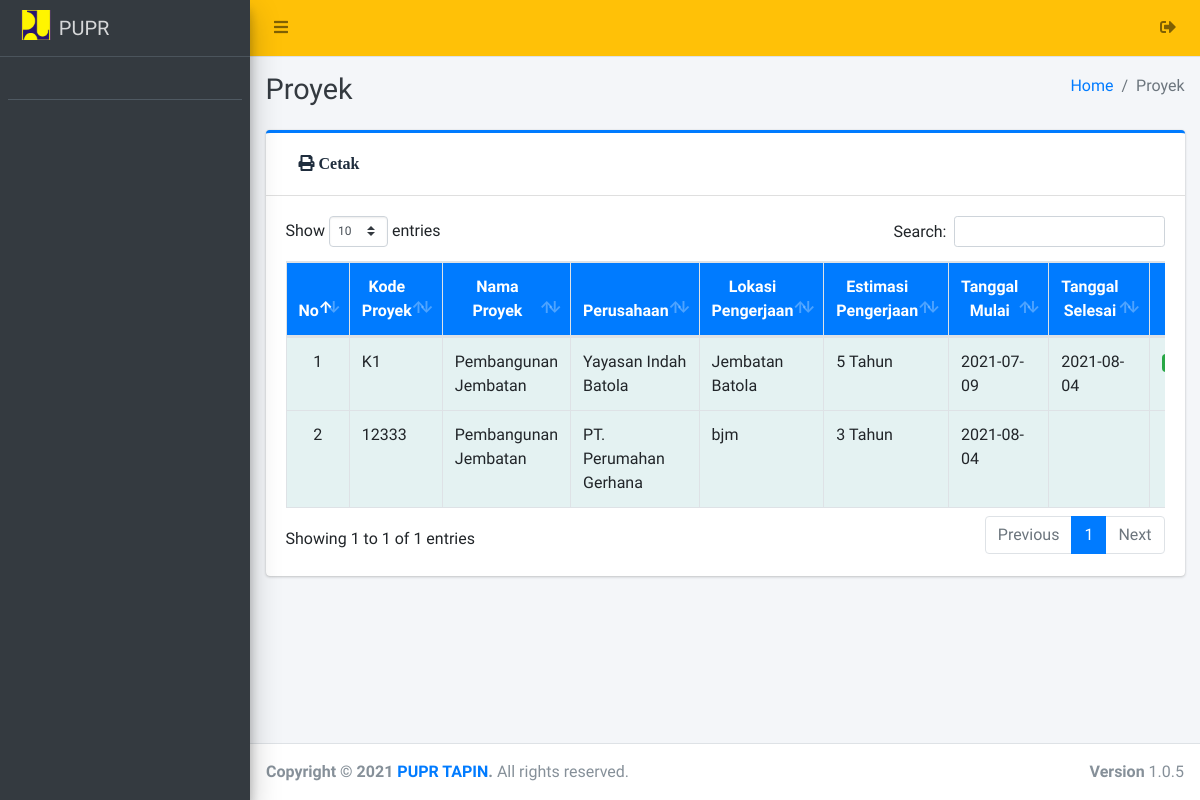
The app's page /user/proyekdijalankan/index.php, older data.
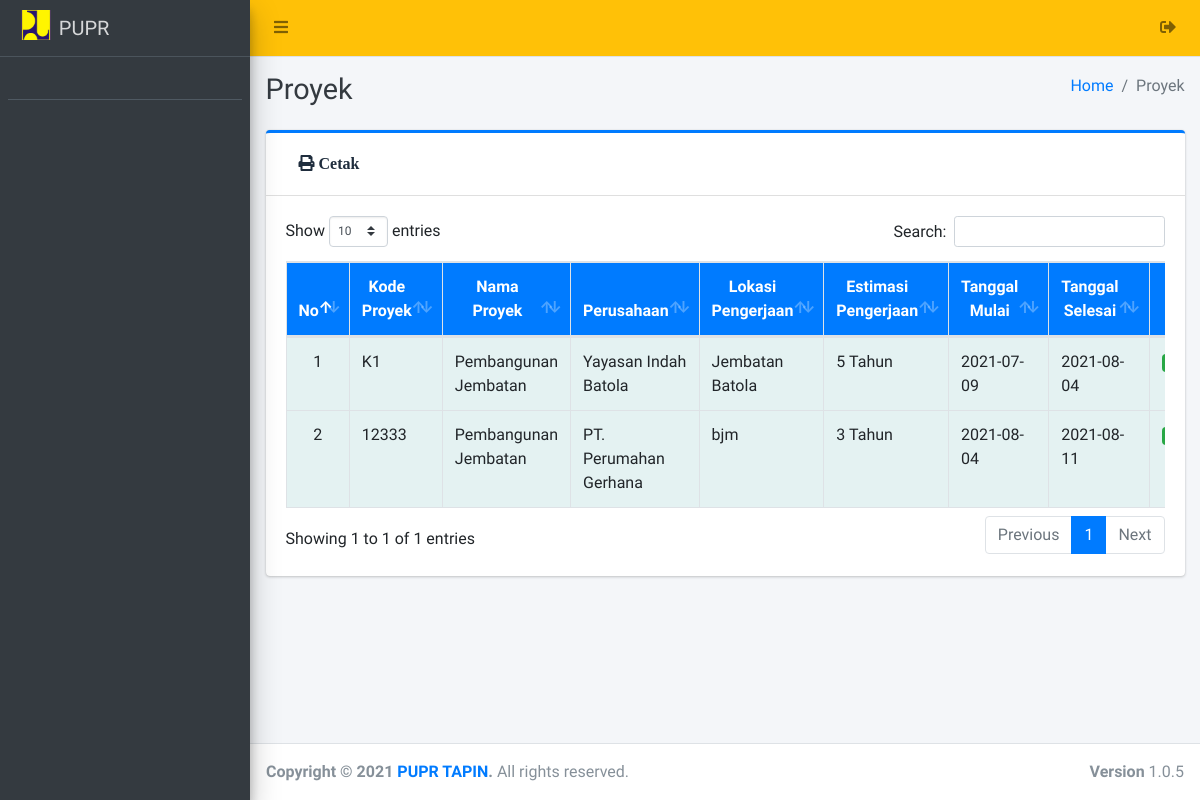
The same page, newer data.
### tables this page shows
CREATE TABLE `proyek` (
  `id_proyek` int(11) NOT NULL,
  `kode_proyek` varchar(77) NOT NULL,
  `nama_proyek` varchar(150) NOT NULL,
  `id_perusahaan` int(11) NOT NULL,
  `alamat_proyek` text NOT NULL,
  `estimasi` varchar(200) NOT NULL,
  `status_proyek` varchar(100) NOT NULL,
  `status_jalan` varchar(40) DEFAULT NULL,
  `ket_tunda` varchar(255) DEFAULT NULL,
  `tgl_mulai` date DEFAULT NULL,
  `tgl_selesai` date DEFAULT NULL,
  `id_am` int(11) DEFAULT NULL,
  `biaya_akhir` varchar(250) DEFAULT NULL,
  `progres` varchar(25) DEFAULT NULL,
  `tgl_progres` varchar(25) DEFAULT NULL
);

CREATE TABLE `perusahaan` (
  `id_perusahaan` int(11) NOT NULL,
  `nama_perusahaan` varchar(255) NOT NULL,
  `bidang_perusahaan` varchar(200) NOT NULL,
  `alamat_perusahaan` varchar(220) NOT NULL,
  `tahun_berdiri` date NOT NULL,
  `nama_pimpinan` varchar(120) NOT NULL,
  `no_telp` varchar(70) NOT NULL,
  `email` varchar(100) NOT NULL,
  `file` text NOT NULL
);

### user/proyekdijalankan/index.php (the view, shortened to what this page needs)
<?php
require '../../config/koneksi.php';
?>
<!DOCTYPE html>
<html>
<?php
include '../../templates/head.php';
?>
<body class="hold-transition sidebar-mini layout-fixed">
    <div class="wrapper">
        <?php
        include '../../templates/navbar.php';
        ?>
        <?php
        include '../../templates/sidebar.php';
        ?>
        <div class="content-wrapper">
            <div class="content-header">
                <div class="container-fluid">
                    <div class="row mb-2">
                        <div class="col-sm-6">
                            <h1 class="m-0 text-dark">Proyek</h1>
                        </div>
                        <div class="col-sm-6">
                            <ol class="breadcrumb float-sm-right">
                                <li class="breadcrumb-item"><a href="#">Home</a></li>
                                <li class="breadcrumb-item active">Proyek</li>
                            </ol>
                        </div>
                    </div>
                </div>
            </div>
            <section class="content">
                <div class="container-fluid">
                    <div class="row">
                        <div class="col-12">
                            <div class="card card-primary card-outline">
                                <div class="card-header">
                                    <a href="print" target="blank" class="btn bg-white"><i class="fa fa-print"> Cetak</i></a>
                                </div>
                                <div class="card-body">
                                    <div class="table-responsive">
                                        <table id="example1" class="table table-bordered table-striped">
                                            <thead class="bg-blue">
                                                <tr align="center">
                                                    <th>No</th>
                                                    <th>Kode Proyek</th>
                                                    <th>Nama Proyek</th>
                                                    <th>Perusahaan</th>
                                                    <th>Lokasi Pengerjaan</th>
                                                    <th>Estimasi Pengerjaan</th>
                                                    <th>Tanggal Mulai</th>
                                                    <th>Tanggal Selesai</th>
                                                    <th>Status</th>
                                                </tr>
                                            </thead>
                                            <?php
                                            $no = 1;
                                            $data = $koneksi->query("SELECT * FROM proyek as p LEFT JOIN perusahaan as pr ON p.id_perusahaan = pr.id_perusahaan WHERE p.status_proyek = 'Di Tanggapi'");
                                            while ($row = $data->fetch_array()) {
                                            ?>
                                                <tbody style="background-color: azure">
                                                    <tr>
                                                        <td align="center"><?= $no++ ?></td>
                                                        <td><?= $row['kode_proyek'] ?></td>
                                                        <td><?= $row['nama_proyek'] ?></td>
                                                        <td><?= $row['nama_perusahaan'] ?></td>
                                                        <td><?= $row['alamat_proyek'] ?></td>
                                                        <td><?= $row['estimasi'] ?></td>
                                                        <td><?= $row['tgl_mulai'] ?></td>
                                                        <td><?= $row['tgl_selesai'] ?></td>
                                                        <td align="center">
                                                            <?php if ($row['status_jalan'] == "Menunggu") { ?>
                                                                <span class="badge badge-warning"><?= $row['status_jalan'] ?></span>
                                                            <?php } else { ?>
                                                                <span class="badge badge-success"><?= $row['status_jalan'] ?></span>
                                                            <?php } ?>
                                                        </td>
                                                    </tr>
                                                </tbody>
                                            <?php } ?>
                                        </table>
                                    </div>
                                </div>
                            </div>
                        </div>
                    </div>
                </div>
            </section>
        </div>
        <?php include_once "../../templates/footer.php"; ?>
    </div>
</body>
</html>

Row changes from the older to the newer data that the page shows:
changed proyek "bjm": tgl_selesai (not shown) → "2021-08-11"; status_jalan "Di Jalankan" → "Proyek Selesai" (drawn)
